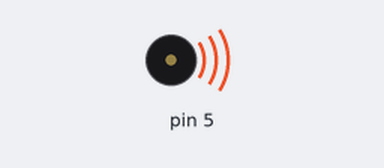
Bench run of a sketch on a simulated Arduino Uno, built with avr-gcc and run on an emulated ATmega328P. Parts: buzzer (waves = sounding). What the sketch prints to the serial monitor is not drawn.

Above: at 0.05 s.
At 0.4 s:
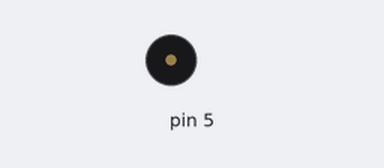
Timing chart, 0 to 1.9 s (numbered marks = the images above):
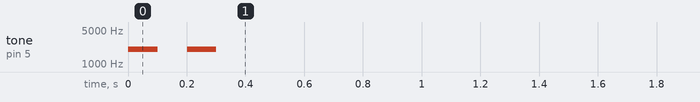

Measured:
- by itself, tone on pin 5: alternates 2000 Hz for 0.10 s and silent for 0.10 s, 4 changes in all, then stays silent

The sketch:

Active_Buzzer.ino
```cpp
#include <EasyBuzzer.h>

void sonidoTerminado(){
  Serial.println("Sonido terminado");
}

void setup() {
  Serial.begin(9600);

  // Configuración del pin
  EasyBuzzer.setPin(5);

  Serial.println("Comienza el sonido");

  // Configuración del beep
  EasyBuzzer.beep(
    2000,          // Frecuencia en herzios
    100,           // Duración beep en ms
    100,           // Duración silencio en ms
    2,             // Números de beeps por ciclos
    300,           // Duración de la pausa
    1,             // Número de ciclos
    sonidoTerminado// Función callback que es llamada cuando termina
  );
}

void loop() {
  // Función para que funcione la librería
  EasyBuzzer.update();
}
```
